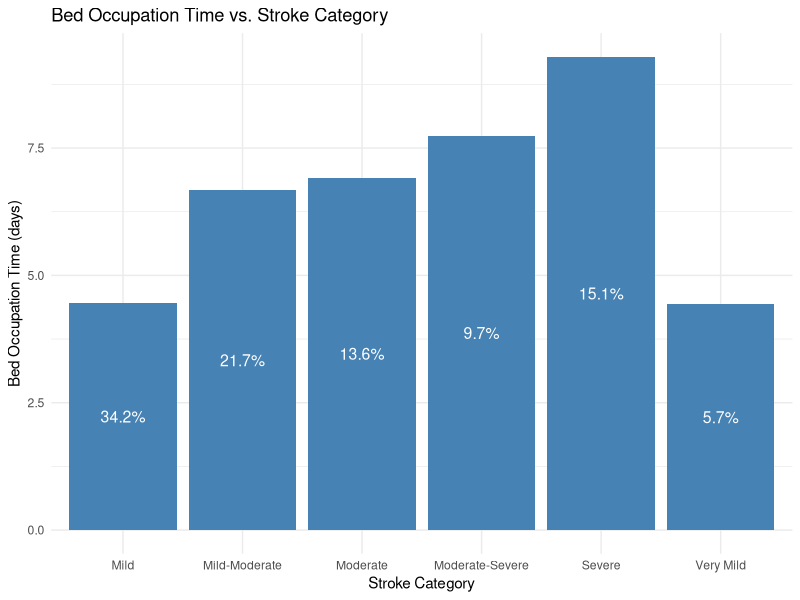
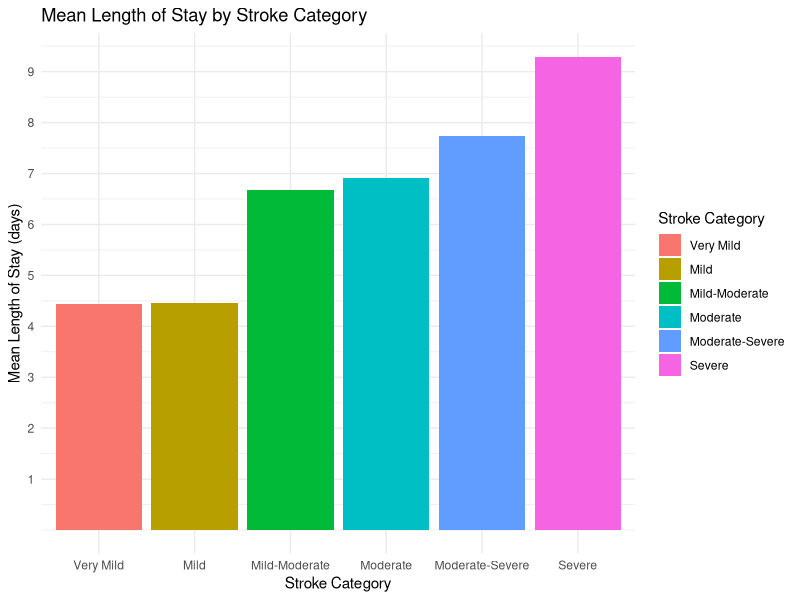
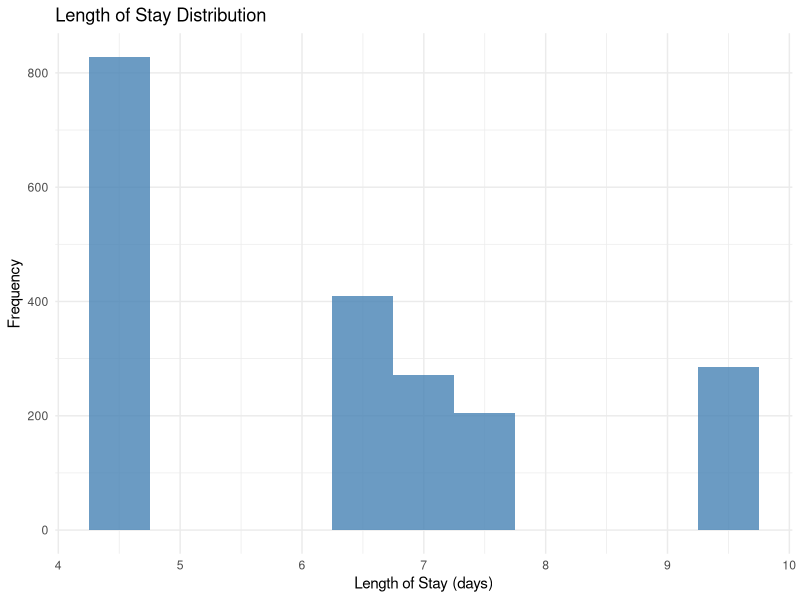
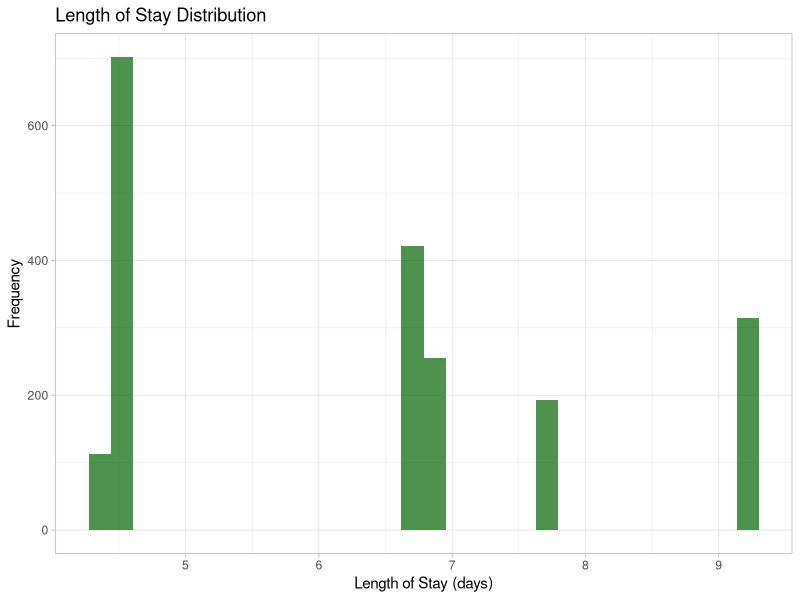

R code for these plots, in order: (Note: a time limit stopped this script after it produced the figures.)
## ---- chunk 1
library(tidyverse)
library(ggplot2)

set.seed(2023)
# Parameters

total_patients <- 2000 # assuming there are 2000 all around the year
total_patients_future <- 2500 # assuming the 2500 patients in the future 
patients_per_month <- 2000/12 # patients per month
arrival_rate <- total_patients/365  # average 6 patients per day
arrival_rate_future <- total_patients_future/365 # average 7 patients per day

# Bed occupation time (in days) for each stroke level

bed_occupation_time <- list(c(4.43), c(4.46), c(6.67), c(6.92), c(7.74), c(9.29))


# Probability of each stroke level
stroke_level_prob <- c(0.0570,0.342, 0.217, 0.136, 0.0971, 0.151)
## ---- chunk 2
library(ggplot2)

bed_occupation_time_df <- data.frame(
  stroke_category = c("Very Mild", "Mild", "Mild-Moderate", "Moderate", "Moderate-Severe", "Severe"),
  bed_occupation_time = c(4.43,4.46,6.67,6.92,7.74,9.29),
  probability = c(0.0570,0.342, 0.217, 0.136, 0.0971, 0.151)
)

ggplot(bed_occupation_time_df, aes(x = stroke_category, y = bed_occupation_time)) +
  geom_col(fill = "steelblue") +
  theme_minimal()+
  geom_text(aes(label = scales::percent(probability, accuracy = 0.1)), 
            position = position_stack(vjust = 0.5), color = "white", size = 4) +
  theme_minimal() +
  labs(title = "Bed Occupation Time vs. Stroke Category",
       x = "Stroke Category",
       y = "Bed Occupation Time (days)")



## ---- chunk 3
# generating the inter-arrival times

set.seed(2023)
# the function below is created to generate the inter-arrival times between the patients.
# the inter arrival follows an exponential distribution hence rexp(), arrival rate is
# defined above

generate_interarrival_times <- function(total_patients, arrival_rate) {
  interarrival_times <- rexp(total_patients, rate = arrival_rate)
  return(interarrival_times)
}

## ---- chunk 4
# assigning the stroke levels to the patients

set.seed(2023)

# the function is created to assign patients (from total_patients) randomly a stroke level.
# This assignment is based on the probabilities defined in the stroke_level_prob. 
# To achieve this we use sample()

assign_stroke_levels <- function(total_patients, stroke_level_prob) {
  stroke_levels <- sample(1:length(stroke_level_prob), 
                          size = total_patients, 
                          replace = TRUE, 
                          prob = stroke_level_prob)
  return(stroke_levels)
}


# if the probability of the severe stroke is really high, say 0.7, 
# then the sample() function would generate random samples of 2000 patients 
# wherein most patients would be assigned the severe stroke level category. 

# Function to generate length of stay for each patient
# this function takes in three arguments each of which has been defined earlier

# stroke levels for the present number of patients
stroke_levels <- assign_stroke_levels(total_patients, stroke_level_prob)

# future stroke levels for the future increased number of patients

stroke_levels_future <- assign_stroke_levels(total_patients = total_patients_future,
                                             stroke_level_prob = stroke_level_prob)
## ---- chunk 5
set.seed(2023)
#generating length of stay

generate_length_of_stay <- function(total_patients, bed_occupation_time, stroke_levels) {
  length_of_stay <- numeric(total_patients)
  
  for (i in 1:total_patients) {
    stroke_level <- stroke_levels[i]
    
    if (length(bed_occupation_time[[stroke_level]]) == 1) {
      length_of_stay[i] <- bed_occupation_time[[stroke_level]][1]
    } else {
      length_of_stay[i] <- sample(bed_occupation_time[[stroke_level]][1]:bed_occupation_time[[stroke_level]][2], 1)
    }
  }
  
  return(length_of_stay)
}


# Generating length_of_stay for each patient
length_of_stay <- generate_length_of_stay(total_patients, bed_occupation_time, stroke_levels)

## ---- chunk 6

set.seed(2023)

# generating the arrival data for the current volume of patients

# Add number_of_patients and length_of_stay to arrivals_data

interarrival_times <- generate_interarrival_times(total_patients, arrival_rate)

stroke_levels <- assign_stroke_levels(total_patients, stroke_level_prob)

length_of_stay<- generate_length_of_stay(total_patients, bed_occupation_time, stroke_levels)

arrivals_data <- data.frame(interarrival_times, stroke_levels, length_of_stay)

arrivals_data$stroke_categories <- factor(arrivals_data$stroke_levels,
                                          levels = c(1, 2, 3, 4, 5, 6),
                                          labels = c("Very Mild", "Mild", "Mild-Moderate", "Moderate", "Moderate-Severe", "Severe"))

ggplot(arrivals_data, aes(x = stroke_categories, y = length_of_stay, fill = stroke_categories)) +
  geom_bar(stat = "summary", fun = "mean", position = "dodge") +
  theme_minimal() +
  scale_y_continuous(breaks = c(1,2,3,4,5,6,7,8,9,10))+
  labs(title = "Mean Length of Stay by Stroke Category",
       x = "Stroke Category",
       y = "Mean Length of Stay (days)") +
  scale_fill_discrete(name = "Stroke Category")


# generating the arrival data for the future volume of patients

interarrival_times_future <- generate_interarrival_times(total_patients = total_patients_future,
                                                         arrival_rate_future)
stroke_levels_future <- assign_stroke_levels(total_patients = total_patients_future,
                                             stroke_level_prob = stroke_level_prob)
length_of_stay_future <- generate_length_of_stay(total_patients_future, bed_occupation_time, stroke_levels_future)

arrivals_data_future <- data.frame(interarrival_times_future,stroke_levels_future,
                                   length_of_stay_future)


## ---- chunk 7

# created the stroke simulation function 

set.seed(2023)

stroke_simulation <- function(total_patients, arrival_rate, 
                              bed_occupation_time, stroke_level_prob, 
                              num_beds) {
  
  interarrival_times <- generate_interarrival_times(total_patients, arrival_rate)
  stroke_levels <- assign_stroke_levels(total_patients, stroke_level_prob)
  length_of_stay <- generate_length_of_stay(total_patients, bed_occupation_time, stroke_levels)
  
  # initializing the beds and queue 
  beds <- rep(0, num_beds)
  queue <- list()
  

# inter-arrival_time is an input parameter for this function, 
# which represents the time between patient arrivals. 
# This variable is based on the generate_interarrival_times function, 
# where we input the total number of patients and arrival rate.

# The pmax function ensures that the bed occupation times do not become negative. 
# A value of 0 in this context means that the bed is available 
# (i.e., the patient has completed their stay, 
# and the bed is now available for other patients).
  
  update_bed_occupation_times <- function(beds, interarrival_time) {
  beds <- pmax(beds - interarrival_time, 0)
  
  # 'beds' is a numeric vector that represents the current remaining 
  # bed occupation time for each bed in the simulation.
  # Each element in this vector corresponds to a bed in the hospital
  # ward. A value of 0 means that the bed is available for use.
  # Subtracting the interarrival_time from each element of 'beds' 
  # updates the remaining bed occupation times, considering the 
  # passage of time between patient arrivals.
  # The pmax function is used to ensure that the resulting bed 
  # occupation times do not become negative, meaning that a 
  # bed with a remaining time less than or equal to the interarrival_time
  # will be considered available (set to 0).
  return(beds)
}
  
  # for every patient in total patients (1000)
  
  for (i in 1:total_patients) {
    
    # update the beds variable with the bed occupation times 
    # of all the patients arriving at the inter-arrival times
    
    beds <- update_bed_occupation_times(beds, interarrival_times[i])
    # creating a new variable available beds to keep track 
    # of the available beds the beds that are available will
    # have the bed occupation time of 0 so in this variable 
    # I store the beds that are available hence which(beds==0)
    
    available_beds <- which(beds == 0)
    
    # here if the length of the available beds vector 
    # is greater than 0 which means that 
    # there is at least one bed with bed occupation times ==0 
    # then assign the first available bed to the patient 
    # by setting this available bed (bed occupation times ==0) 
    # to the length of the stay of the patient 
    # (whatever the severity of that patient might be)
    
    if (length(available_beds) > 0) {
      beds[available_beds[1]] <- length_of_stay[i]
    } else {
      # if there is no bed available then append the queue list
      queue <- append(queue, length_of_stay[i])
    }
  }
  
  return(list(beds = beds, queue = queue, length_of_stay =length_of_stay))
}
## ---- chunk 8
options(scipen = 999)
# stroke sim current

stroke_sim_50 <- stroke_simulation(total_patients= total_patients, 
                                   arrival_rate= arrival_rate, 
                              bed_occupation_time = bed_occupation_time, 
                              stroke_level_prob= stroke_level_prob, 
                              num_beds= 50)

stroke_sim_40 <- stroke_simulation(total_patients= total_patients, 
                                   arrival_rate= arrival_rate, 
                              bed_occupation_time = bed_occupation_time, 
                              stroke_level_prob= stroke_level_prob, 
                              num_beds= 40)

stroke_sim_30 <- stroke_simulation(total_patients= total_patients, 
                                   arrival_rate= arrival_rate, 
                              bed_occupation_time = bed_occupation_time, 
                              stroke_level_prob= stroke_level_prob,
                              num_beds= 30)

stroke_sim_20 <- stroke_simulation(total_patients= total_patients, 
                                   arrival_rate= arrival_rate, 
                              bed_occupation_time = bed_occupation_time, 
                              stroke_level_prob= stroke_level_prob, 
                              num_beds= 20)

# long_format_data <- stroke_sim_20 %>%
#   gather(key = "variable", value = "value", starts_with("queue"))
stroke_sim_20 <- data.frame(stroke_sim_20)
library(ggplot2)
stroke_sim_20$length_of_stay <- as.numeric(stroke_sim_20$length_of_stay)
ggplot(stroke_sim_20, aes(x = length_of_stay)) +
  geom_histogram(binwidth = 0.5, fill = "steelblue", alpha = 0.8) +
  theme_minimal() +
  labs(title = "Length of Stay Distribution",
       x = "Length of Stay (days)",
       y = "Frequency")

stroke_sim_40$length_of_stay <- as.numeric(stroke_sim_40$length_of_stay)
stroke_sim_40 <- data.frame(stroke_sim_40)
ggplot(stroke_sim_40, aes(x= length_of_stay)) +
  geom_histogram(binwidh=0.5, fill="darkgreen", alpha=0.7 )+
  theme_light()+
  labs(title = "Length of Stay Distribution",
       x = "Length of Stay (days)",
       y = "Frequency")


# stroke sim future

stroke_sim_50_f <- stroke_simulation(total_patients= total_patients_future, 
                                   arrival_rate= arrival_rate_future, 
                                   bed_occupation_time = bed_occupation_time, 
                                   stroke_level_prob= stroke_level_prob, 
                                   num_beds= 50)

stroke_sim_40_f <- stroke_simulation(total_patients= total_patients_future, 
                                   arrival_rate= arrival_rate_future, 
                                   bed_occupation_time = bed_occupation_time, 
                                   stroke_level_prob= stroke_level_prob, 
                                   num_beds= 40)

stroke_sim_30_f <- stroke_simulation(total_patients= total_patients_future, 
                                     arrival_rate= arrival_rate_future, 
                                     bed_occupation_time = bed_occupation_time,
                                     stroke_level_prob= stroke_level_prob, 
                                     num_beds= 30)

stroke_sim_20_f <- stroke_simulation(total_patients= total_patients_future, 
                                     arrival_rate= arrival_rate_future, 
                                     bed_occupation_time = bed_occupation_time,
                                     stroke_level_prob= stroke_level_prob, 
                                     num_beds= 20)
## ---- chunk 9
set.seed(2023)

run_simulation <- function(arrival_rate, 
                           bed_occupation_time, 
                           stroke_level_prob, 
                           total_patients, 
                           num_simulations) {
    num_bed_range <- seq(20,50, by=1)

  performance_metrics_list <- lapply(1:num_simulations, function(simulation) {
    lapply(num_bed_range, function(num_beds) {
      stroke_sim <- stroke_simulation(total_patients =  total_patients,
                                      arrival_rate = arrival_rate,
                                      bed_occupation_time = bed_occupation_time,
                                      stroke_level_prob = stroke_level_prob,
                                      num_beds = num_beds)
                                      
      num_beds <- length(stroke_sim$beds)
      total_patients <- total_patients
      
      occupied_beds <- sum(stroke_sim$beds > 0)
      utilization <- occupied_beds / num_beds
      
      total_wait_times <- sum(unlist(stroke_sim$queue))
      num_patients_queue <- length(stroke_sim$queue)
      avg_wait_times <- total_wait_times / num_patients_queue
      
      average_time_in_queue = total_wait_times / num_patients_queue
      max_queue_length <- length(stroke_sim$queue)
      
      proportion_patients_waiting <- num_patients_queue / total_patients
      percent_patients_waiting <- proportion_patients_waiting * 100
      
      avg_length_of_stay <- (sum(stroke_sim$length_of_stay)) / total_patients
      
      performance_metrics_month <- data.frame(num_beds = num_beds,
                                              utilization = utilization,
                                              avg_wait_times = avg_wait_times,
                                              max_queue_length = max_queue_length,
                                              proportion_patients_waiting = proportion_patients_waiting,
                                              percent_patients_waiting = percent_patients_waiting,
                                              avg_length_of_stay = avg_length_of_stay)
                                              
      return(performance_metrics_month)
    })
  })

  return(performance_metrics_list)
}

results <- run_simulation(arrival_rate = arrival_rate, 
                          bed_occupation_time = bed_occupation_time, 
                          stroke_level_prob = stroke_level_prob, 
                          total_patients = total_patients, 
                          num_simulations = 120)

results_future <- run_simulation(arrival_rate = arrival_rate_future,
                                 bed_occupation_time = bed_occupation_time,
                                 stroke_level_prob = stroke_level_prob,
                                 total_patients = total_patients_future,
                                 num_simulations = 120)


## ---- chunk 10
# Combine all the data frames into one
results_df <- do.call(rbind, lapply(results, function(x) do.call(rbind, x)))


# Load the ggplot2 library
library(ggplot2)

# Plot average waiting times against the number of beds
ggplot(results_df, aes(x = num_beds, y = avg_wait_times)) +
  geom_point() +
  geom_smooth(method = "loess") +
  labs(title = "Average Waiting Times vs. Number of Beds",
       x = "Number of Beds",
       y = "Average Waiting Time (Days)")

# Plot the percent of patients waiting against the number of beds
ggplot(results_df, aes(x = num_beds, y = percent_patients_waiting)) +
  geom_point(size=0.7,
             alpha= 0.5) +
  geom_smooth(method = "loess") +
  theme_minimal() +
  labs(title = "Percent of Patients Waiting vs. Number of Beds",
       x = "Number of Beds",
       y = "Percent of Patients Waiting") +
  geom_hline(yintercept = 5, linetype = "dashed", color = "red", size = 0.5)+
  scale_y_continuous(breaks = c(5,10,15,20,25,30,35,40,45))


# Plot utilization against the number of beds
ggplot(results_df, aes(x = num_beds, y = utilization)) +
  geom_point(size=0.7) +
  geom_smooth(method = "loess") +
  theme_minimal()+
  geom_hline(yintercept = 0.8, linetype = "dashed", color = "red", size = 0.5)+
  labs(title = "Utilization vs. Number of Beds",
       x = "Number of Beds",
       y = "Utilization")

# Plot max queue length against the number of beds
ggplot(results_df, aes(x = num_beds, y = max_queue_length)) +
  geom_point() +
  geom_smooth(method = "loess") +
  theme_minimal() +
  labs(title = "Maximum Queue Length vs. Number of Beds",
       x = "Number of Beds",
       y = "Maximum Queue Length")



## ---- chunk 11
# visualization for the future

results_df_future <- do.call(rbind, lapply(results_future, function(x) do.call(rbind, x)))

# Load the ggplot2 library
library(ggplot2)

# Plot average waiting times against the number of beds
ggplot(results_df_future, aes(x = num_beds, y = avg_wait_times)) +
  geom_point() +
  geom_smooth(method = "loess") +
  labs(title = "Average Waiting Times vs. Number of Beds",
       x = "Number of Beds",
       y = "Average Waiting Time (Days)")

# Plot the proportion of patients waiting against the number of beds
ggplot(results_df_future, aes(x = num_beds, y = percent_patients_waiting)) +
  geom_point(size=0.7,
             alpha= 0.5) +
  geom_smooth(method = "loess") +
  theme_minimal() +
  labs(title = "Percent of Patients Waiting vs. Number of Beds",
       x = "Number of Beds",
       y = "Percent of Patients Waiting") +
  geom_hline(yintercept = 5, linetype = "dashed", color = "red", size = 0.5)+
  scale_y_continuous(breaks = c(5,10,15,20,25,30,35,40,45)) +
  scale_x_continuous(breaks = c(2,4,6,8,10,12,14,16,18,20,22,24,26,28,30,32,34,36,38,40,42,44,46,48,50))


# Plot utilization against the number of beds
ggplot(results_df_future, aes(x = num_beds, y = utilization)) +
  geom_point(size=0.7) +
  geom_smooth(method = "loess") +
  theme_minimal()+
  geom_hline(yintercept = 0.8, linetype = "dashed", color = "red", size = 0.5)+
  labs(title = "Utilization vs. Number of Beds",
       x = "Number of Beds",
       y = "Utilization")

# Plot max queue length against the number of beds
ggplot(results_df_future, aes(x = num_beds, y = max_queue_length)) +
  geom_point() +
  geom_smooth(method = "loess") +
  theme_minimal() +
  labs(title = "Maximum Queue Length vs. Number of Beds",
       x = "Number of Beds",
       y = "Maximum Queue Length")
